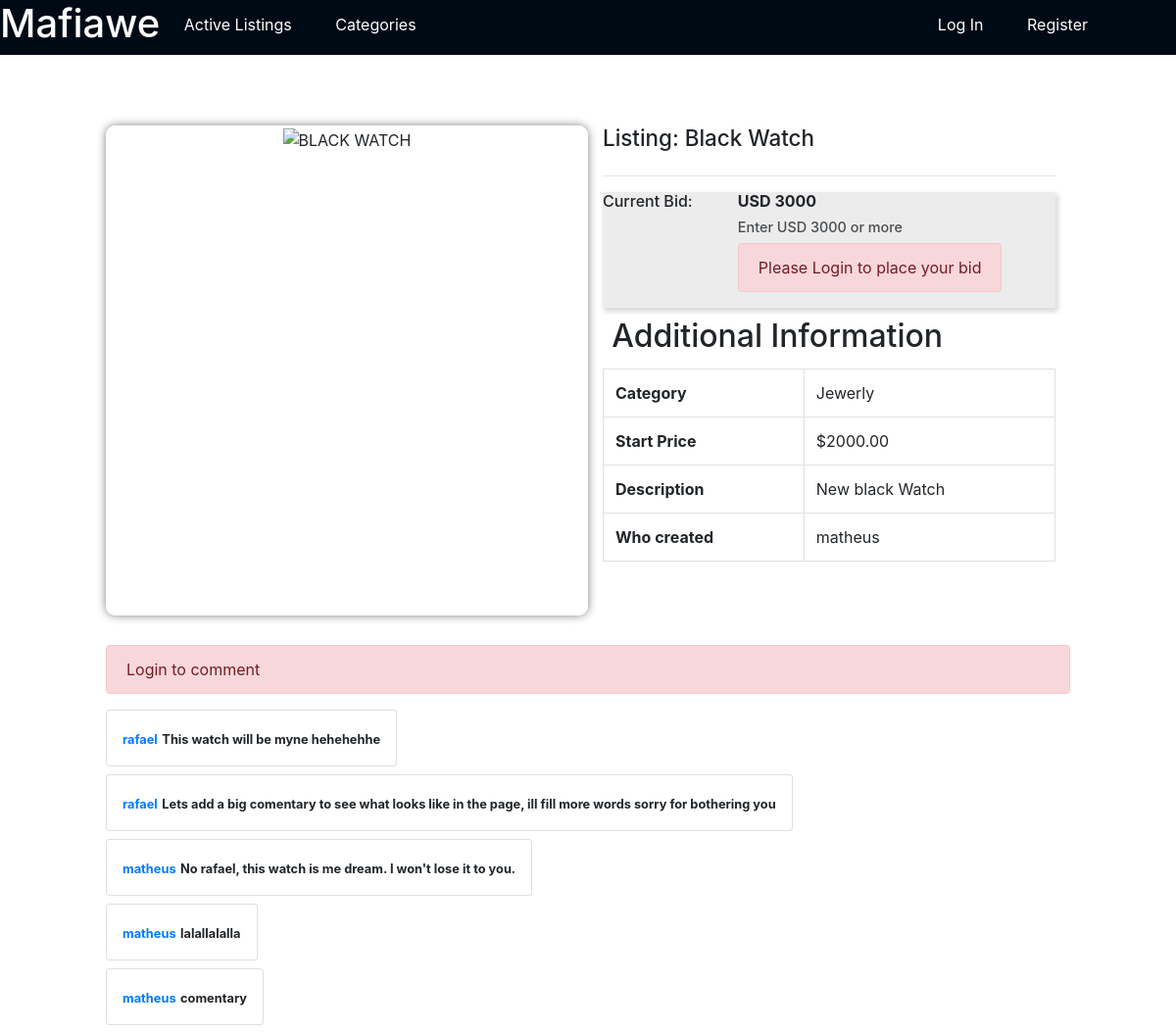
/listing/2, run on the app's committed database.
### auctions/models.py (models this page shows, shortened)
class Listings(models.Model):
    user = models.ForeignKey(
        User, on_delete=models.CASCADE, related_name="listings")
    title = models.CharField(max_length=20)
    description = models.TextField()
    url = models.TextField()
    category = models.CharField(max_length=20)
    starting_bid = models.CharField(max_length=20)

class Bids(models.Model):
    user = models.ForeignKey(
        User, on_delete=models.CASCADE, related_name="bids")
    bid = models.CharField(max_length=10)
    listing = models.ForeignKey(
        Listings, on_delete=models.CASCADE, related_name="listings")

class User(AbstractUser):
    def __str__(self) -> str:
        return f"{self.username}"

class Comments(models.Model):
    username = models.ForeignKey(
        User, on_delete=models.CASCADE, related_name="comments")
    comment = models.TextField()
    listing = models.ForeignKey(
        Listings, on_delete=models.CASCADE, related_name="comments")

### auctions/views.py (the view, shortened to what this page needs)
# urls.py: path("listing/<int:id>", views.listing, name="listing"),
def listing(request, id):
    item = Listings.objects.get(id=id)
    user = request.user
    user = None if not user.is_authenticated else user
    message = False
    watch_list_user = Watch.objects.filter(user=user, listing=item)
    bids = Bids.objects.filter(listing=item)
    last_bid = bids.last()
    bids = Bids.objects.filter(listing=item)
    last_bid = bids.last()
    lenght_bids = len(bids)
    comments = Comments.objects.filter(listing=item)
    if len(watch_list_user) == 1:
        on_watch_list = True
    else:
        on_watch_list = False
    return render(request, "auctions/listing.html", {
        "item": item,
        "bids": bids,
        "last_bid": last_bid,
        "comments": comments,
        "user": user,
        "on_watch_list": on_watch_list,
        "message": message,
        "lenght_bids": lenght_bids,
    })

### auctions/templates/auctions/listing.html (shortened to what this page needs)
{% extends "auctions/layout.html" %}
{% load static %}
{% block body %}
    <div class="listing">
        <div class = "container">
            <div class="row">
            <div class="col-md-6 left">
                <figure>
                    <img src="{{ item.url}} " alt=" {{ item.title }} ">
                </figure>
            </div>
            <div class="col-md-6 right">
                <h1>Listing: {{ item.title }}</h1>
                <hr>
                <div class="bid">
                    <h2>Current Bid:</h2>
                        <div class="right">
                        {% if lenght_bids == 0 %}
                        <h2>USD {{ item.starting_bid }}</h2>
                        <h3>Enter USD {{ item.starting_bid }} or more</h3>
                        {% else %}
                        <h2>USD {{ last_bid.bid }}</h2>
                        <h3>Enter USD {{last_bid.bid}} or more</h3>
                        {% endif %}
                        {% if user.is_authenticated %}
                        <form action="{% url 'listing' item.id %}" method="post">
                            {% csrf_token %}
                            <div class="input-group mb-3">
                                <div class="input-group-prepend">
                                <span class="input-group-text" id="basic-addon1">$</span>
                                </div>
                                <input type="text" class="form-control" name="bid" aria-label="Username" aria-describedby="basic-addon1" id="basic-url" placeholder="Place your bid">
                            </div>
                        </form>
                        {% else %}
                        <div class="alert alert-danger" role="alert">
                            Please Login to place your bid
                        </div>
                        {% endif %}
                </div>
            </div>
            <h1 style="font-size: 200%; margin: 2%;">Additional Information</h2>
            <table class="table table-bordered">
                <tbody>
                  <tr>
                    <th scope="row">Category</th>
                    <td>{{item.category}}</td>
                  </tr>
                  <tr>
                    <th scope="row">Start Price</th>
                    <td>${{item.starting_bid}}</td>
                  </tr>
                  <tr>
                    <th scope="row">Description</th>
                    <td>{{item.description}}</td>
                  </tr>
                  <tr>
                      <th scope="row">Who created</th>
                      <td>{{item.user.username}}</td>
                  </tr>
                </tbody>
              </table>
        </div>
        <div class="comments">
        {% if user.is_authenticated %}
        <form action="{% url 'listing' item.id %}" method="post">
            {% csrf_token %}
            <div class="form-group" style="margin-bottom: 0;">
                <label for="exampleFormControlTextarea1"></label>
                <textarea class="form-control" id="exampleFormControlTextarea1" name="comment"rows="3" placeholder="Add a comment" style="display: inline-block; width: 70%;"></textarea>
                <button type="submit" class="btn btn-primary" style="display: inline-block; text-align: right; margin-bottom: 40px;">Submit</button>
            </div>
        </form>
        {% else %}
        <div class="alert alert-danger" role="alert">
            Login to comment
        </div>
        {% endif %}
        {% for comment in comments %}
            <div class="row d-flex justify-content-left" id="comment">
                <div class="card p-3">
                    <div class="d-flex justify-content-between align-items-center">
                        <div class="user d-flex flex-row align-items-center"> <span><small class="font-weight-bold text-primary">{{comment.username.username}}</small> <small class="font-weight-bold">{{comment.comment}}</small></span> </div> <small></small>
                    </div>
                </div>
            </div>
        {% endfor %}
        </div>
    </div>
{% endblock %}

### auctions/templates/auctions/layout.html (shortened to what this page needs)
{% load static %}
<!DOCTYPE html>
<html lang="en">
    <head>
        <link rel="stylesheet" href="https://stackpath.bootstrapcdn.com/bootstrap/4.4.1/css/bootstrap.min.css">
        <link href="{% static 'auctions/style.css' %}" rel="stylesheet">
    </head>
    <body>
        <nav>
            <ul>
                <li><h1>Mafiawe</h1></li>
                <li><a href="{% url 'index' %}">Active Listings</a></li>
                <li><a href="">Categories</a>
                </li>
                {% if user.is_authenticated %}
                    <li><a href="{% url 'watchlist' %}">WatchList</a></li>
                    <li><a href="{% url 'create' %}">Create Listing</a></li>
                    <li>
                        <div>
                        <a href="{% url 'logout' %}">Log Out</a>
                        </div>
                    </li>
                {% else %}
                    <li>
                        <div>
                        <a href="{% url 'login' %}">Log In</a>
                        <a href="{% url 'register' %}">Register</a>
                        </div>
                    </li>
                {% endif %}
            </ul>
        </nav>
        <div id="notnav">
        {% block body %}
        {% endblock %}
        </div>
    </body>
</html>

### auctions/static/auctions/style.css (style rules this page uses)
nav { background-color: #000a15; color: white; width: 100%; }
nav h1 { display: inline-block; margin-right: 20px; }
nav a { position: relative; bottom: 7px; display: inline-block; margin-right: 40px; text-decoration: none; color: white; }
nav ul { list-style: none; margin: 0; padding: 0; }
nav ul li { display: inline-block; }
nav > ul > li:last-child { float: right; padding: 20px 50px 0 0; }
#notnav { margin-top: 6%; }
figure { margin: 2% 0; text-align: center; text-transform: uppercase; width: 23%; display: inline-block; border: 1px solid white; box-shadow: gray 0 0 10px; border-radius: 2%; }
figure img { width: 100%; height: 215px; }
.listing { margin: 0 9%; padding: 0; }
.left { padding: 0; margin: 0; }
.left figure { margin: 0; width: 100%; height: 500px; }
.left figure img { height: 100%; }
.right h1 { font-size: 140%; display: inline-block; }
.bid { background-color: #ececec; box-shadow: 2px 3px 5px 1px #dadada; }
.bid h2 { font-size: 100%; }
.bid > h2 { float: left; }
.bid .right { display: inline-block; margin-left: 10%; }
.bid .right h2 { font-weight: bold; }
.bid .right h3 { font-size: 90%; opacity: 80%; }
table { margin-top: 1%; }
.comments { margin-top: 3%; width: 100%; }
#comment { padding-left: 15px; margin-bottom: 8px; }

### data on the page
Listings: title "Black Watch", category "Jewerly", starting_bid "2000.00", description "New black Watch", user.username "matheus"
Bids: bid "3000"
Comments: username.username "rafael", comment "This watch will be myne hehehehhe"
Comments: username.username "rafael", comment "Lets add a big comentary to see what looks like in the page, ill fill more words sorry for bothering you"
Comments: username.username "matheus", comment "No rafael, this watch is me dream. I won't lose it to you."
Comments: username.username "matheus", comment "lalallalalla"
Comments: username.username "matheus", comment "comentary"
